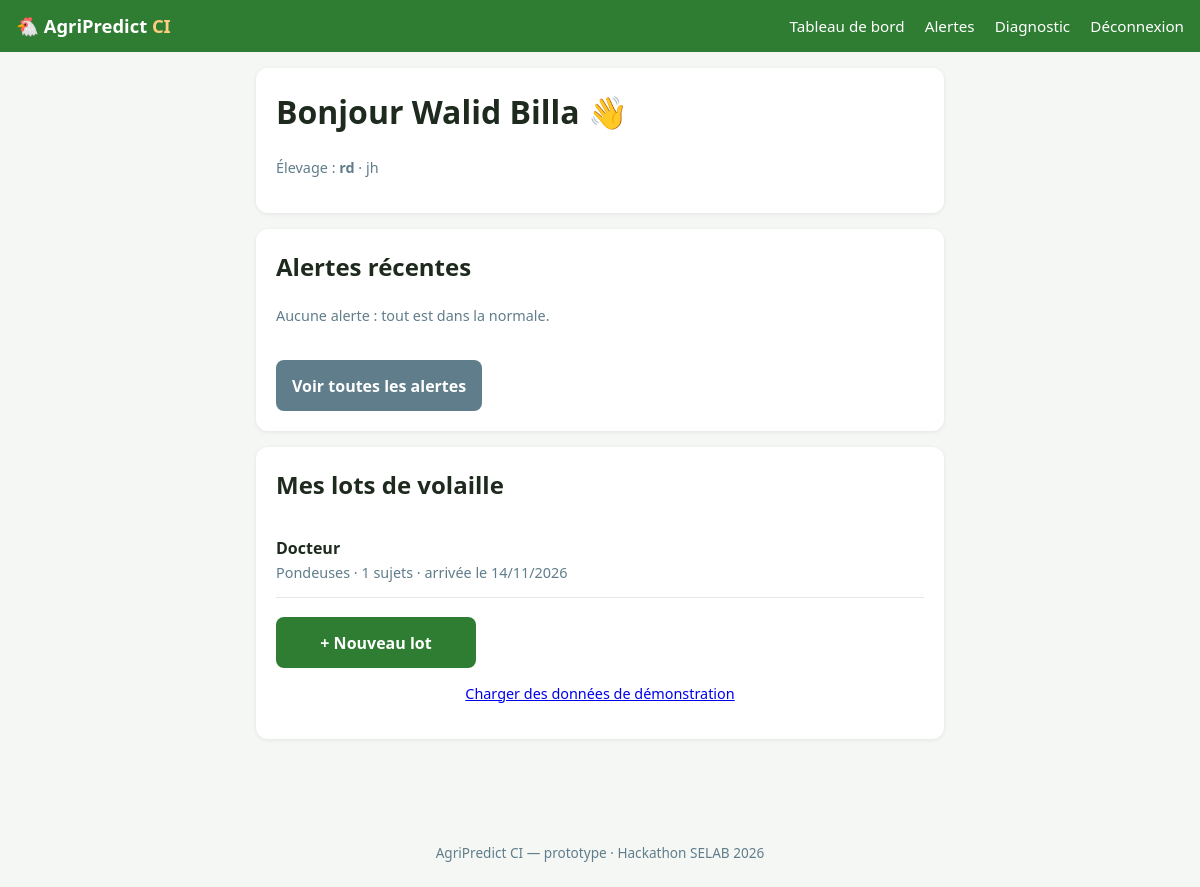
Page /dashboard.php (signed in) on the committed database.
### tables this page shows
CREATE TABLE `utilisateurs` (
  `id` int(11) NOT NULL,
  `nom` varchar(100) NOT NULL,
  `email` varchar(150) NOT NULL,
  `mot_de_passe` varchar(255) NOT NULL,
  `telephone` varchar(30) DEFAULT NULL,
  `created_at` timestamp NOT NULL DEFAULT current_timestamp()
);

CREATE TABLE `elevages` (
  `id` int(11) NOT NULL,
  `utilisateur_id` int(11) NOT NULL,
  `nom` varchar(120) NOT NULL,
  `localite` varchar(120) DEFAULT NULL,
  `type_elevage` varchar(30) NOT NULL DEFAULT 'volaille',
  `created_at` timestamp NOT NULL DEFAULT current_timestamp()
);

CREATE TABLE `lots` (
  `id` int(11) NOT NULL,
  `elevage_id` int(11) NOT NULL,
  `nom` varchar(120) NOT NULL,
  `type_production` enum('chair','pondeuse') NOT NULL,
  `effectif_initial` int(11) NOT NULL,
  `date_arrivee` date NOT NULL,
  `date_fin` date DEFAULT NULL,
  `statut` enum('en_cours','termine') NOT NULL DEFAULT 'en_cours',
  `est_demo` tinyint(1) NOT NULL DEFAULT 0
);

### includes/functions.php (called while the page is built, shortened)
<?php
require_once __DIR__ . '/../config/db.php';
function e(?string $s): string {
    return htmlspecialchars($s ?? '', ENT_QUOTES, 'UTF-8');
}
function est_connecte(): bool {
    return !empty($_SESSION['user_id']);
}
function utilisateur_courant(): ?array {
    $st = db()->prepare('SELECT id, nom, email FROM utilisateurs WHERE id = ?');
    $st->execute([$_SESSION['user_id']]);
    return $st->fetch() ?: null;
}

### config/db.php (called while the page is built, shortened)
<?php
function db(): PDO {
    static $pdo = null;
    if ($pdo === null) {
        $pdo = new PDO(
            'mysql:host=' . DB_HOST . ';dbname=' . DB_NAME . ';charset=utf8mb4',
            DB_USER,
            DB_PASS,
            [
                PDO::ATTR_ERRMODE            => PDO::ERRMODE_EXCEPTION,
                PDO::ATTR_DEFAULT_FETCH_MODE => PDO::FETCH_ASSOC,
                PDO::ATTR_EMULATE_PREPARES   => false,
            ]
        );
    }
    return $pdo;
}

### includes/lots.php (called while the page is built, shortened)
<?php
require_once __DIR__ . '/functions.php';
function elevage_courant(): ?array {
    $st = db()->prepare('SELECT id, nom, localite FROM elevages WHERE utilisateur_id = ? ORDER BY id LIMIT 1');
    $st->execute([$_SESSION['user_id'] ?? 0]);
    return $st->fetch() ?: null;
}
function libelle_type(string $t): string {
    return $t === 'chair' ? 'Poulets de chair' : 'Pondeuses';
}

### dashboard.php (the view, shortened to what this page needs)
<?php
require_once __DIR__ . '/includes/alertes.php';
$elevage = elevage_courant();
$lots = [];
if ($elevage) {
    $alertes = alertes_liste((int)$elevage['id'], null, 6);
    $st = db()->prepare(
        'SELECT id, nom, type_production, effectif_initial, date_arrivee, statut, est_demo
         FROM lots WHERE elevage_id = ? ORDER BY date_arrivee DESC'
    );
    $st->execute([$elevage['id']]);
    $lots = $st->fetchAll();
}
require __DIR__ . '/includes/header.php';
?>
<div class="card">
    <h1>Bonjour <?= e($user['nom']) ?> 👋</h1>
    <?php if ($elevage): ?>
        <p class="muted">
            Élevage : <strong><?= e($elevage['nom']) ?></strong>
            <?= $elevage['localite'] ? '· ' . e($elevage['localite']) : '' ?>
        </p>
    <?php endif; ?>
</div>
<?php if ($lots): ?>
<div class="card">
    <h2>Alertes récentes</h2>
    <?= alertes_html($alertes) ?>
    <a class="btn btn-secondaire" href="alertes.php">Voir toutes les alertes</a>
</div>
<?php endif; ?>
<div class="card">
    <h2>Mes lots de volaille</h2>
    <?php if (!$lots): ?>
        <p class="muted">Aucun lot pour le moment. Créez votre premier lot pour commencer le suivi.</p>
    <?php else: ?>
        <?php foreach ($lots as $l): ?>
            <a class="lot-link" href="lot.php?id=<?= (int)$l['id'] ?>">
                <strong><?= e($l['nom']) ?></strong>
                <?= $l['est_demo'] ? '<span class="badge-demo">démo</span>' : '' ?><br>
                <span class="muted">
                    <?= e(libelle_type($l['type_production'])) ?>
                    · <?= (int)$l['effectif_initial'] ?> sujets
                    · arrivée le <?= e(date('d/m/Y', strtotime($l['date_arrivee']))) ?>
                </span>
            </a>
        <?php endforeach; ?>
    <?php endif; ?>
    <a class="btn" href="lot_nouveau.php">+ Nouveau lot</a>
    <p class="centre muted"><a href="seed_demo.php">Charger des données de démonstration</a></p>
</div>
<?php require __DIR__ . '/includes/footer.php'; ?>

### assets/css/style.css (style rules this page uses)
:root { --vert: #2e7d32; --vert-fonce: #1b5e20; --vert-clair: #e8f5e9; --orange: #ef6c00; --rouge: #c62828; --gris: #607d8b; --fond: #f5f7f5; --carte: #ffffff; --texte: #1f2a1f; --rayon: 12px; }
* { box-sizing: border-box; }
body { margin: 0; font-family: system-ui, -apple-system, "Segoe UI", Roboto, sans-serif; background: var(--fond); color: var(--texte); line-height: 1.5; }
.card { background: var(--carte); border-radius: var(--rayon); padding: 1.25rem; margin-bottom: 1rem; box-shadow: 0 1px 4px rgba(0,0,0,.08); }
.card h1, .card h2 { margin-top: 0; }
.btn { display: inline-block; width: 100%; margin-top: 1.2rem; padding: .85rem 1rem; border: 0; border-radius: 8px; background: var(--vert); color: #fff; font-size: 1rem; font-weight: 600; text-align: center; text-decoration: none; cursor: pointer; }
.btn-secondaire { background: var(--gris); }
.muted { color: var(--gris); font-size: .9rem; }
.centre { text-align: center; }
.lot-link { display: block; padding: .8rem 0; border-bottom: 1px solid #e3e8e3; color: inherit; text-decoration: none; }
@media (min-width: 600px) { .btn { width: auto; min-width: 200px; } }

### rows in the picture
utilisateurs: nom "Walid Billa"
elevages: nom "rd", localite "jh"
lots: nom "Docteur", type_production "Pondeuses", effectif_initial "1", date_arrivee "14/11/2026"
